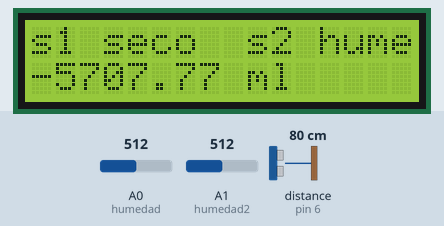
Simulated run of this sketch. Board: Arduino Uno, built with avr-gcc and run on an emulated ATmega328P. On the bench: 16×2 character LCD. Wiring (inferred from the names in the program): ultrasonic range finder: trigger pin 7; echo pin 6. Inputs (shaded band) come from the test bench; at power-on: distance to the obstacle (sensor on pin 6) 80 cm, A0 (humedad) = 512, A1 (humedad2) = 512. The echo pulse lasts 58.3 µs per cm; what the sketch prints to the serial monitor is not drawn.

Above: at 1.2 s.
1.3 s: distance to the obstacle (sensor on pin 6) set to 2 cm
At 3.3 s:
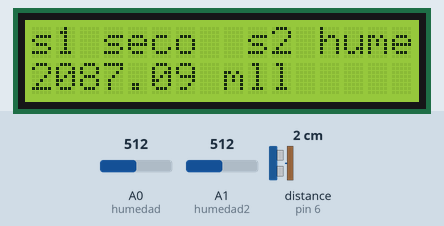
3.6 s: A0 (humedad) set to 316
5.7 s: A0 (humedad) set to 281
At 9.4 s:
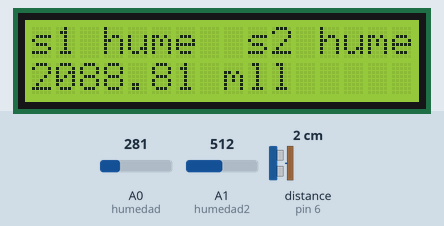
10.9 s: A1 (humedad2) set to 693
13.0 s: A1 (humedad2) set to 707
At 16.3 s:
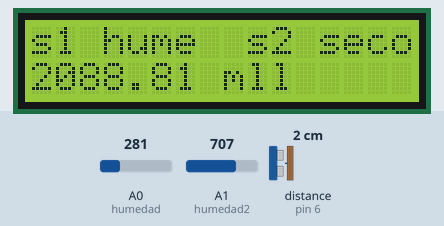
18.2 s: distance to the obstacle (sensor on pin 6) set to 299 cm
At 20.9 s:
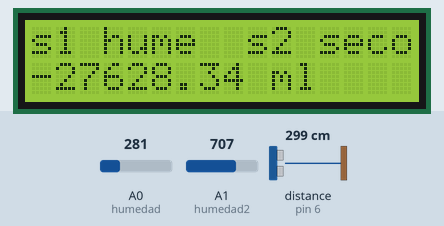
Timing chart, 0 to 22.4 s (numbered marks = the images above; inputs shaded):
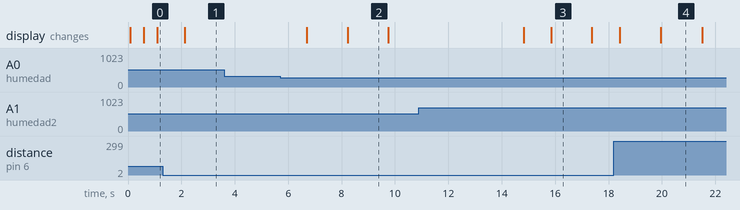

Measured:
- the behaviour switches between 300 and 299 on A0 (humedad) (found by bisection; images 1 and 2)
- the behaviour switches between 699 and 700 on A1 (humedad2) (found by bisection; images 2 and 3)
- after the input at 1.3 s, the display: changes after 0.82 s (image 1)
- after the input at 3.6 s, every drawn part: stays the same
- after the input at 5.7 s, the display: first changes after 1.0 s (image 2 shows a later state)
- after the input at 10.9 s, every drawn part: stays the same
- after the input at 13.0 s, the display: first changes after 1.8 s (image 3 shows a later state)
- after the input at 18.2 s, the display: first changes after 0.21 s (image 4 shows a later state)
- what the display in image 2 shows lasts 1.5 s, from 8.2 s to 9.7 s

The sketch:

sensores.ino.ino
```cpp
#include <LiquidCrystal_I2C.h>
LiquidCrystal_I2C lcd(0x27,16,2);
//variables globales
//----------------------SUBSONICO-------------------------------//
const int PinTrig = 7;
const int PinEcho = 6;
const float Velson = 34000.0; //vel sonido cm/s
const int numLecturas = 1;
const float distancia100 = 2.38; //distancia100 = distanciaVacio-distanciaMuestra
const float distanciaVacio = 22.38;
float lecturas[numLecturas]; //array para lecturas y sacar media
int lecturaActual = 0;
float total = 0;
float media = 0;
bool primeraMedia = false; //la ponemos en true para condicion que muestre distancia
//---------------------HUMEDAD--------------------------------------//
const int humedad = A0;
const int humedad2 = A1;
//------------------AUXILIARES CAMBIO-----------------------------//
String auxVal1 = "";
String auxVal2 = "";
String valor1 = "";
String valor2 = "";
//AGUA//
String auxVal3 = "";
String valor3 = "";

void setup (){

//------------------LCD----------------------------//
  lcd.init();
  lcd.backlight();
  lcd.clear();
  lcd.setCursor(0,0);
//----------------- AGUA----------------------------//
  Serial.begin(9600);
  pinMode(PinTrig,OUTPUT);
  pinMode(PinEcho,INPUT);
//-----------------HUMEDAD--------------------------//
 pinMode(humedad,INPUT);
 //---------------CICLO MUESTRAS-------------------//
 for (int i = 0; i < numLecturas; i++){
  lecturas[i] = 0 ;
}//nos aseguramos que el array este vacio

}

void loop(){
//-------------------NIVEL DE AGUA-----------------//
  total = total - lecturas[lecturaActual];
  iniciarTrigger();
  unsigned long tiempo = pulseIn(PinEcho,HIGH); //pulsein obtiene tiempo que tarda en cambiar entre estados para ver cuanto tarda en recibir la senial
  float distancia = tiempo * 0.000001 * Velson / 2.0;//formula basica de distancia pero como el tiempo esta en microsegundos se usa conversion 1/100000
  lecturas[lecturaActual] = distancia;
  total = total + lecturas[lecturaActual];
  lecturaActual++;
//------------MUESTRAS---------------//
  if (lecturaActual >= numLecturas){//comprobamos que sea el final de lecturas o final del array
    primeraMedia = true;
    lecturaActual = 0;
}
//calculamos media PARA SEGUIR
media = total/numLecturas;
//------------------CICLO DE MUESTRAS -----------------//
if (primeraMedia){//si es true primeraMedia
//-----------------NIVEL DE AGUA---------------------//
    float distanciaLleno = distanciaVacio - media;
    float cantidadLiquido = distanciaLleno *240/distancia100;
    int porcentaje = (int) (distanciaLleno * 100 / distanciaVacio);
    if (cantidadLiquido >= 1000){
      //Serial.println("lleno");
      valor3 = "si";
      delay(500);
      //lcd.clear();
      lcd.setCursor(0,1);
      lcd.print(String(cantidadLiquido)+" ml");
    }
    else {
      //lcd.clear();
      lcd.setCursor(0,1);
      lcd.print(String(cantidadLiquido)+" ml");
      //Serial.println("vacio");
      valor3 = "no";
      delay(500);
    }

    //-----------HUMEDAD----------------------//
    int valorSensor1 = analogRead(humedad);
    int valorSensor2 = analogRead(humedad2);
   if (valorSensor1 < 300){
    //lcd.clear();
    lcd.setCursor(0,0);
    lcd.print("s1 hume");
    delay(500);
    valor1 = "humedo";

  }
  else {
    //lcd.clear();
    lcd.setCursor(0,0);
    lcd.print("s1 seco");
    delay(500);
    valor1 = "seco";
  }
   if (valorSensor2 < 700){
    //lcd.clear();
    lcd.setCursor(9,0);
    lcd.print("s2 hume");
    delay(500);
    valor2 = "humedo";

  }
  else {
    //lcd.clear();
    lcd.setCursor(9,0);
    lcd.print("s2 seco");
    delay(500);
    valor2 = "seco";
  }
  //-------------------MANDA VALORES A SERIAL EN UN CAMBIO --------------//
   if ((auxVal1 != valor1) || (auxVal2 != valor2) || (auxVal3 != valor3) ){//cuando cambien valores de los sensores se manda a serial TODO
    auxVal1 = valor1;
    auxVal2 = valor2;
    auxVal3 = valor3;
    Serial.println(valor3  + valor1 +  valor2 + ";");
    //Serial.println(cantidadLiquido);
  }
}//FIN PRIMER IF MUESTRAS
else {
  //lcd.clear();
  //lcd.setCursor(0,0);
  //lcd.print("Calculando");
}//fin ciclo muestras
}//FIN LOOP

void iniciarTrigger()
{
  // Ponemos el Triiger en estado bajo y esperamos 2 ms
  digitalWrite(PinTrig, LOW);
  delayMicroseconds(2);

  // Ponemos el pin Trigger a estado alto y esperamos 10 ms
  digitalWrite(PinTrig, HIGH);
  delayMicroseconds(10);

  // Comenzamos poniendo el pin Trigger en estado bajo
  digitalWrite(PinTrig, LOW);
}
```
